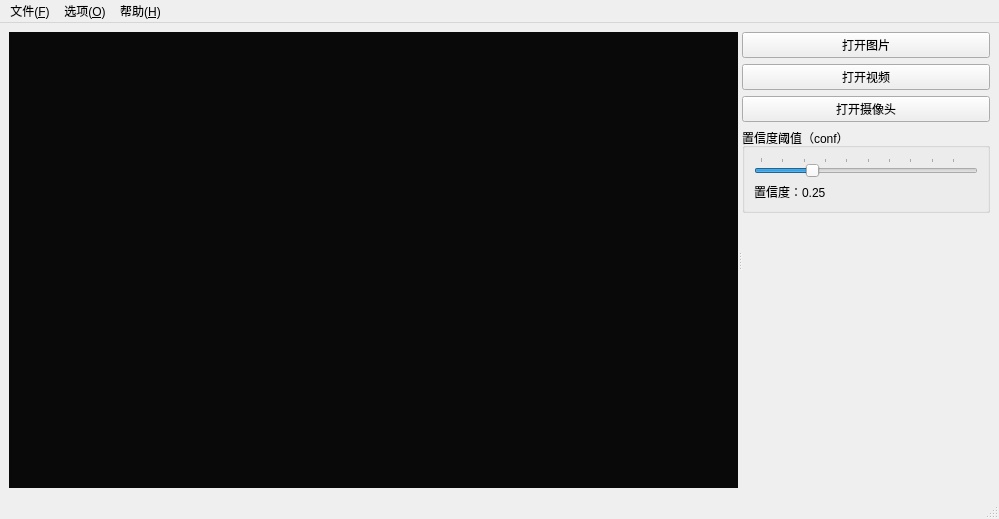
<?xml version="1.0" encoding="UTF-8"?>
<ui version="4.0">
 <class>MainWindow</class>
 <widget class="QMainWindow" name="MainWindow">
  <property name="geometry">
   <rect>
    <x>0</x>
    <y>0</y>
    <width>999</width>
    <height>519</height>
   </rect>
  </property>
  <property name="windowTitle">
   <string>YOLO12 目标检测</string>
  </property>
  <property name="windowIcon">
   <iconset resource="../../resources.qrc">
    <normaloff>:/res/assets/icon.ico</normaloff>:/res/assets/icon.ico</iconset>
  </property>
  <widget class="QWidget" name="centralwidget">
   <layout class="QGridLayout" name="gridLayout">
    <item row="0" column="0">
     <widget class="QSplitter" name="splitter">
      <property name="orientation">
       <enum>Qt::Orientation::Horizontal</enum>
      </property>
      <widget class="QWidget" name="gridLayoutWidget">
       <layout class="QGridLayout" name="gridLayout_1">
        <item row="0" column="0">
         <widget class="QLabel" name="imageLabel">
          <property name="minimumSize">
           <size>
            <width>400</width>
            <height>0</height>
           </size>
          </property>
          <property name="styleSheet">
           <string notr="true">background-color: #090909</string>
          </property>
          <property name="text">
           <string/>
          </property>
          <property name="alignment">
           <set>Qt::AlignmentFlag::AlignCenter</set>
          </property>
         </widget>
        </item>
       </layout>
      </widget>
      <widget class="QWidget" name="gridLayoutWidget_2">
       <layout class="QGridLayout" name="gridLayout_2">
        <item row="0" column="0">
         <layout class="QGridLayout" name="gridLayout_3">
          <item row="0" column="0">
           <widget class="QPushButton" name="pushButton">
            <property name="text">
             <string>打开图片</string>
            </property>
           </widget>
          </item>
          <item row="1" column="0">
           <widget class="QPushButton" name="pushButton_2">
            <property name="text">
             <string>打开视频</string>
            </property>
           </widget>
          </item>
          <item row="2" column="0">
           <widget class="QPushButton" name="pushButton_3">
            <property name="text">
             <string>打开摄像头</string>
            </property>
           </widget>
          </item>
          <item row="4" column="0">
           <spacer name="verticalSpacer">
            <property name="orientation">
             <enum>Qt::Orientation::Vertical</enum>
            </property>
            <property name="sizeHint" stdset="0">
             <size>
              <width>20</width>
              <height>40</height>
             </size>
            </property>
           </spacer>
          </item>
          <item row="3" column="0">
           <widget class="QGroupBox" name="groupBox">
            <property name="title">
             <string>置信度阈值（conf）</string>
            </property>
            <layout class="QGridLayout" name="gridLayout_4">
             <item row="0" column="0">
              <widget class="QSlider" name="confSlider">
               <property name="minimum">
                <number>1</number>
               </property>
               <property name="singleStep">
                <number>1</number>
               </property>
               <property name="value">
                <number>25</number>
               </property>
               <property name="orientation">
                <enum>Qt::Orientation::Horizontal</enum>
               </property>
               <property name="tickPosition">
                <enum>QSlider::TickPosition::TicksAbove</enum>
               </property>
               <property name="tickInterval">
                <number>10</number>
               </property>
              </widget>
             </item>
             <item row="1" column="0">
              <widget class="QLabel" name="confLabel">
               <property name="text">
                <string>置信度：0.25</string>
               </property>
              </widget>
             </item>
            </layout>
           </widget>
          </item>
         </layout>
        </item>
       </layout>
      </widget>
     </widget>
    </item>
   </layout>
  </widget>
  <widget class="QStatusBar" name="statusbar"/>
  <widget class="QMenuBar" name="menubar">
   <property name="geometry">
    <rect>
     <x>0</x>
     <y>0</y>
     <width>999</width>
     <height>33</height>
    </rect>
   </property>
   <widget class="QMenu" name="menuFile">
    <property name="title">
     <string>文件(&amp;F)</string>
    </property>
    <addaction name="actionExit"/>
   </widget>
   <widget class="QMenu" name="menuHelp">
    <property name="title">
     <string>帮助(&amp;H)</string>
    </property>
    <addaction name="actionAbout"/>
    <addaction name="actionAboutQt"/>
   </widget>
   <widget class="QMenu" name="menuOption">
    <property name="title">
     <string>选项(&amp;O)</string>
    </property>
    <addaction name="actionSetting"/>
    <addaction name="actionOpenPicture"/>
    <addaction name="actionOpenVideo"/>
    <addaction name="actionCamera"/>
    <addaction name="actionClose"/>
   </widget>
   <addaction name="menuFile"/>
   <addaction name="menuOption"/>
   <addaction name="menuHelp"/>
  </widget>
  <action name="actionExit">
   <property name="icon">
    <iconset resource="../../resources.qrc">
     <normaloff>:/res/assets/FluentDismiss24Regular.svg</normaloff>:/res/assets/FluentDismiss24Regular.svg</iconset>
   </property>
   <property name="text">
    <string>退出(&amp;X)</string>
   </property>
   <property name="menuRole">
    <enum>QAction::MenuRole::QuitRole</enum>
   </property>
  </action>
  <action name="actionAboutQt">
   <property name="icon">
    <iconset resource="../../resources.qrc">
     <normaloff>:/res/assets/LogosQt.svg</normaloff>:/res/assets/LogosQt.svg</iconset>
   </property>
   <property name="text">
    <string>关于 Qt(&amp;Q)</string>
   </property>
   <property name="menuRole">
    <enum>QAction::MenuRole::AboutQtRole</enum>
   </property>
  </action>
  <action name="actionSetting">
   <property name="icon">
    <iconset resource="../../resources.qrc">
     <normaloff>:/res/assets/FluentWrenchScrewdriver24Regular.svg</normaloff>:/res/assets/FluentWrenchScrewdriver24Regular.svg</iconset>
   </property>
   <property name="text">
    <string>设置(&amp;S)</string>
   </property>
   <property name="shortcut">
    <string>Ctrl+E</string>
   </property>
   <property name="menuRole">
    <enum>QAction::MenuRole::PreferencesRole</enum>
   </property>
  </action>
  <action name="actionAbout">
   <property name="icon">
    <iconset resource="../../resources.qrc">
     <normaloff>:/res/assets/FluentApps24Regular.svg</normaloff>:/res/assets/FluentApps24Regular.svg</iconset>
   </property>
   <property name="text">
    <string>关于目标检测工具(&amp;A)</string>
   </property>
  </action>
  <action name="actionOpenPicture">
   <property name="icon">
    <iconset resource="../../resources.qrc">
     <normaloff>:/res/assets/FluentFolder24Regular.svg</normaloff>:/res/assets/FluentFolder24Regular.svg</iconset>
   </property>
   <property name="text">
    <string>打开图片(&amp;P)</string>
   </property>
  </action>
  <action name="actionOpenVideo">
   <property name="icon">
    <iconset resource="../../resources.qrc">
     <normaloff>:/res/assets/FluentFolder24Regular.svg</normaloff>:/res/assets/FluentFolder24Regular.svg</iconset>
   </property>
   <property name="text">
    <string>打开视频(&amp;V)</string>
   </property>
  </action>
  <action name="actionCamera">
   <property name="icon">
    <iconset resource="../../resources.qrc">
     <normaloff>:/res/assets/FluentPlayCircle24Regular.svg</normaloff>:/res/assets/FluentPlayCircle24Regular.svg</iconset>
   </property>
   <property name="text">
    <string>打开摄像头(&amp;C)</string>
   </property>
  </action>
  <action name="actionClose">
   <property name="icon">
    <iconset resource="../../resources.qrc">
     <normaloff>:/res/assets/FluentRecordStop24Regular.svg</normaloff>:/res/assets/FluentRecordStop24Regular.svg</iconset>
   </property>
   <property name="text">
    <string>关闭(&amp;C)</string>
   </property>
  </action>
 </widget>
 <resources>
  <include location="../../resources.qrc"/>
 </resources>
 <connections>
  <connection>
   <sender>actionExit</sender>
   <signal>triggered()</signal>
   <receiver>MainWindow</receiver>
   <slot>close()</slot>
   <hints>
    <hint type="sourcelabel">
     <x>-1</x>
     <y>-1</y>
    </hint>
    <hint type="destinationlabel">
     <x>399</x>
     <y>299</y>
    </hint>
   </hints>
  </connection>
  <connection>
   <sender>actionAboutQt</sender>
   <signal>triggered()</signal>
   <receiver>MainWindow</receiver>
   <slot>aboutQt()</slot>
   <hints>
    <hint type="sourcelabel">
     <x>-1</x>
     <y>-1</y>
    </hint>
    <hint type="destinationlabel">
     <x>399</x>
     <y>299</y>
    </hint>
   </hints>
  </connection>
  <connection>
   <sender>actionSetting</sender>
   <signal>triggered()</signal>
   <receiver>MainWindow</receiver>
   <slot>actionSettingClicked()</slot>
   <hints>
    <hint type="sourcelabel">
     <x>-1</x>
     <y>-1</y>
    </hint>
    <hint type="destinationlabel">
     <x>478</x>
     <y>365</y>
    </hint>
   </hints>
  </connection>
  <connection>
   <sender>actionAbout</sender>
   <signal>triggered()</signal>
   <receiver>MainWindow</receiver>
   <slot>about()</slot>
   <hints>
    <hint type="sourcelabel">
     <x>-1</x>
     <y>-1</y>
    </hint>
    <hint type="destinationlabel">
     <x>478</x>
     <y>365</y>
    </hint>
   </hints>
  </connection>
  <connection>
   <sender>actionOpenPicture</sender>
   <signal>triggered()</signal>
   <receiver>MainWindow</receiver>
   <slot>openPicture()</slot>
   <hints>
    <hint type="sourcelabel">
     <x>-1</x>
     <y>-1</y>
    </hint>
    <hint type="destinationlabel">
     <x>499</x>
     <y>259</y>
    </hint>
   </hints>
  </connection>
  <connection>
   <sender>actionOpenVideo</sender>
   <signal>triggered()</signal>
   <receiver>MainWindow</receiver>
   <slot>openVideo()</slot>
   <hints>
    <hint type="sourcelabel">
     <x>-1</x>
     <y>-1</y>
    </hint>
    <hint type="destinationlabel">
     <x>499</x>
     <y>259</y>
    </hint>
   </hints>
  </connection>
  <connection>
   <sender>actionCamera</sender>
   <signal>triggered()</signal>
   <receiver>MainWindow</receiver>
   <slot>openCamera()</slot>
   <hints>
    <hint type="sourcelabel">
     <x>-1</x>
     <y>-1</y>
    </hint>
    <hint type="destinationlabel">
     <x>499</x>
     <y>259</y>
    </hint>
   </hints>
  </connection>
  <connection>
   <sender>actionClose</sender>
   <signal>triggered()</signal>
   <receiver>MainWindow</receiver>
   <slot>closeVideo()</slot>
   <hints>
    <hint type="sourcelabel">
     <x>-1</x>
     <y>-1</y>
    </hint>
    <hint type="destinationlabel">
     <x>499</x>
     <y>259</y>
    </hint>
   </hints>
  </connection>
  <connection>
   <sender>pushButton</sender>
   <signal>clicked()</signal>
   <receiver>MainWindow</receiver>
   <slot>openPicture()</slot>
   <hints>
    <hint type="sourcelabel">
     <x>987</x>
     <y>67</y>
    </hint>
    <hint type="destinationlabel">
     <x>1022</x>
     <y>362</y>
    </hint>
   </hints>
  </connection>
  <connection>
   <sender>pushButton_2</sender>
   <signal>clicked()</signal>
   <receiver>MainWindow</receiver>
   <slot>openVideo()</slot>
   <hints>
    <hint type="sourcelabel">
     <x>987</x>
     <y>97</y>
    </hint>
    <hint type="destinationlabel">
     <x>1157</x>
     <y>249</y>
    </hint>
   </hints>
  </connection>
  <connection>
   <sender>pushButton_3</sender>
   <signal>clicked()</signal>
   <receiver>MainWindow</receiver>
   <slot>openCamera()</slot>
   <hints>
    <hint type="sourcelabel">
     <x>987</x>
     <y>127</y>
    </hint>
    <hint type="destinationlabel">
     <x>1133</x>
     <y>328</y>
    </hint>
   </hints>
  </connection>
 </connections>
 <slots>
  <slot>about()</slot>
  <slot>aboutQt()</slot>
  <slot>actionSettingClicked()</slot>
  <slot>serviceItemClicked(QModelIndex)</slot>
  <slot>actionStartClicked()</slot>
  <slot>actionPauseClicked()</slot>
  <slot>actionEndClicked()</slot>
  <slot>openPicture()</slot>
  <slot>openVideo()</slot>
  <slot>openCamera()</slot>
  <slot>closeVideo()</slot>
 </slots>
</ui>
